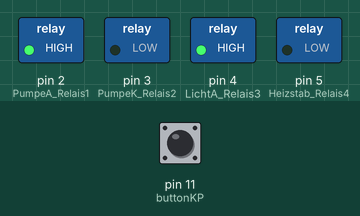
The sketch below on a simulated Arduino Uno, built with avr-gcc and run on an emulated ATmega328P. Parts: switched loads named in the sketch (green lamp = pin HIGH). The test bench sets the inputs (shaded band); at power-on: pin 11 (buttonKP) LOW.

Above: at 2.7 s.
2.8 s: pin 11 (buttonKP) pulled HIGH for 0.15 s
At 3.2 s:
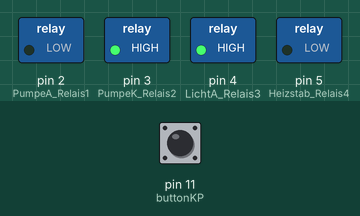
At 20.9 s:
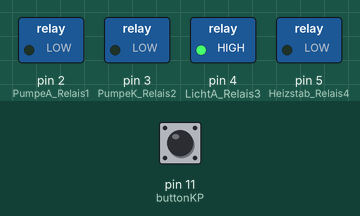
Timing chart, 0 to 21.3 s (numbered marks = the images above; inputs shaded):
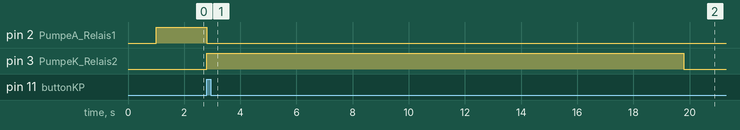

The sketch:

Hydroponics_1.001.ino
```cpp
// ************HYDROPONICS 1.0 *********************
// author: Marco Heinzen
//licencing: prototype, for private use only !

// constants won't change. They're used here to
// set relays numbers:
#define PumpeA_Relais1 2    // Pumpe Aquarium auf Relais 1
#define PumpeK_Relais2 3    // Pumpe Kreislauf auf Relais 2
#define LichtA_Relais3  4    // Licht Aquarium auf Relais 3
#define Heizstab_Relais4 5  // Heizstab Aquarium auf Relais 4
#define LichtB_Relais5  6    // Licht Aquarium auf Relais 3
#define AirIN_Relais6  7    // Licht Aquarium auf Relais 3
#define AirOUT_Relais7  8    // Licht Aquarium auf Relais 3
#define Leer_Relais8  9    // Licht Aquarium auf Relais 3

// set pin numbers of button:
#define  buttonKP 11   // the number of the pushbutton pin

// set data pin of DHT11
#define DHT11 12

// set Thermistor 1 for Water
#define Thermistor1 A0
// set Thermistor 2 for Air
#define Thermistor2 A1

// set EC Probe 1
// set EC Probe 2
// set Water Level Probe 1
// set Water Level Probe 2

// set RTC ports
#define Thermistor2 A1


// constant variables
// Watering time:
const int WateringTime = 17000;
const long FlowbackTime = 110000L;

// variables will change:
int buttonStateKP = 0;         // variable for reading the pushbutton status

// SETUP, RUNS ONCE

void setup() {
  // initialize serial communication at 9600 bits per second:
  Serial.begin(9600);
  // initialize the pushbutton pin as an input:
  pinMode(buttonKP, INPUT);

  // initialize Relais 1-4 as Output

  pinMode(PumpeA_Relais1, OUTPUT);
  pinMode(PumpeK_Relais2, OUTPUT);
  pinMode(LichtA_Relais3, OUTPUT);
  pinMode(Heizstab_Relais4, OUTPUT);
  delay(500);        // delay in between reads for stability

  // set Relays to 0
  digitalWrite(PumpeA_Relais1, LOW);
  digitalWrite(PumpeK_Relais2, LOW);
  digitalWrite(LichtA_Relais3, LOW);
  digitalWrite(Heizstab_Relais4, LOW);
  delay(500);        // delay in between reads for stability

  // set Relays to standard
  digitalWrite(PumpeA_Relais1, HIGH);
  digitalWrite(PumpeK_Relais2, LOW);
  digitalWrite(LichtA_Relais3, HIGH);
  digitalWrite(Heizstab_Relais4, LOW);

  delay(500);        // delay in between reads for stability
}

// MAIN LOOP
void loop() {
  // put your main code here, to run repeatedly:

  WateringPlants();
  delay(100);
};

// SUB LOOPS

// WATERING PLANTS
void WateringPlants() {
  buttonStateKP = digitalRead(buttonKP);
  if (buttonStateKP == HIGH ) {
    // turn PumpeK_Relais2 ON, Watering Plants
    digitalWrite(PumpeA_Relais1, LOW);
    digitalWrite(PumpeK_Relais2, HIGH);
    delay(WateringTime);        // Time Watering
    digitalWrite(PumpeK_Relais2, LOW);
    delay(FlowbackTime);        // delay in between reads for stability
    digitalWrite(PumpeA_Relais1, HIGH);

  }
  else {
    digitalWrite(PumpeK_Relais2, LOW);
    digitalWrite(PumpeA_Relais1, HIGH);

  };

};
```

Measured:
- after the input at 2.8 s, pin 2 (PumpeA_Relais1): HIGH → LOW at once; pin 3 (PumpeK_Relais2): LOW → HIGH at once, → LOW 17.0 s later
